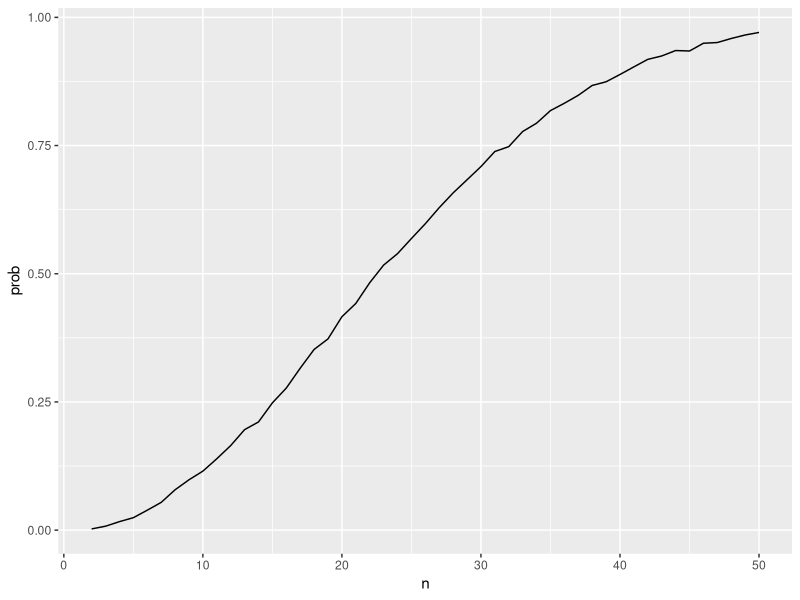

The R script that drew this image: (Note: a time limit stopped this script after it produced the figure.)
## ---- chunk 1
library(tidyverse)
library(ggplot2)
library(dplyr)
## ---- chunk 2
bday_sim = function(n) {
  
  bdays = sample(1:365, size = n, replace = TRUE)
  
  duplicate = length(unique(bdays)) < n
  
  return(duplicate)
}
## ---- chunk 3
sim_res =
  expand_grid(
    n = 2:50,
    iter = 1:10000
  ) |> 
  mutate(res = map_lgl(n, bday_sim)) |> 
  group_by(n) |> 
  summarize(prob = mean(res))

sim_res |> 
  ggplot(aes(x = n, y = prob)) +
  geom_line()
## ---- chunk 4
library(broom)

n = 30
sigma = 5

sim_power = function(mu){
  
  tibble(
    x = rnorm(n, mu, sigma)) |> 
      summarize(
        tidy(t.test(x, mu = 0, conf.level=0.95))) |> 
    select(estimate, p.value)
  
}

sim_result = expand_grid(
  mu = 0:6,
  iter = 1:5000) |> 
  mutate(samp_res = map(mu, sim_power)) |> 
  unnest(samp_res)
## ---- chunk 5
sim_result |> 
  group_by(mu) |> 
  summarize(
    power = mean(p.value < 0.05)
  ) |> 
  ggplot(aes(x = mu, y = power)) +
  geom_point() +
  geom_line()
## ---- chunk 6
df1 = sim_result |> 
  group_by(mu) |> 
  summarize(avg = mean(estimate))  |> 
  mutate(category = "full")
## ---- chunk 7
df2 = sim_result |> 
  filter(p.value < 0.05) |> 
  group_by(mu) |> 
  summarize(avg = mean(estimate)) |> 
  mutate(category="rejected")

df <- rbind(df1, df2)

ggplot(df, aes(x = mu, y = avg, color = category)) + 
  geom_point() +
  geom_line()
